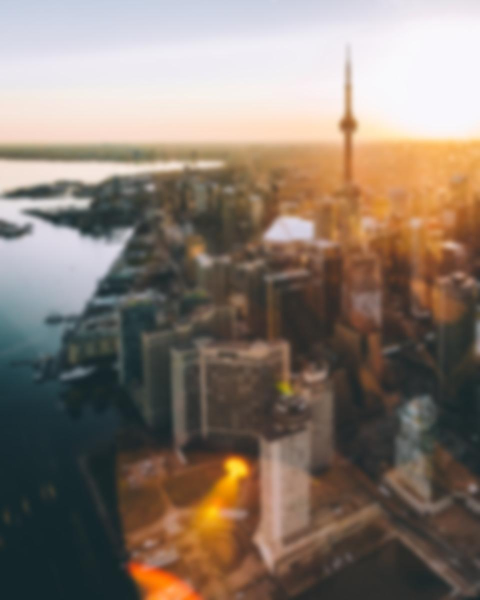
#> input picture Multiprocessing_in_python/processed/photo-1517935706615-2717063c2225.jpg, 960 x 1200 px, found by its file name (shown at 1/2 size)
$ python image_processing.py
#> lines starting #> are read from the running program, lines starting #| are printed output that depends on the picture
from PIL import Image, ImageFilter
import time

img_names = [
    'photo-1517935706615-2717063c2225.jpg',
    'photo-1583211237509-9d5d3bfcd07b.jpg',
    'photo-1582585861644-d275d5c108e0.jpg',
    'photo-1557978557-2068ea6a817e.jpg',
    'photo-1557978557-57231f2dbc36.jpg',
    'photo-1518378892156-2c6bb23677df.jpg',
    'photo-1508693926297-1d61ee3df82a.jpg',
    'photo-1588733103629-b77afe0425ce.jpg',
    'photo-1551009175-15bdf9dcb580.jpg',
    'photo-1490623970972-ae8bb3da443e.jpg',
]

t1 = time.perf_counter()

size = (1200,1200) #set image resize size

for img_name in img_names:
    img = Image.open(img_name)
#> img is the input picture: PIL image 960x1200 RGB; mean R, G, B 134.8, 121.2, 110
    img = img.filter(ImageFilter.GaussianBlur(15))
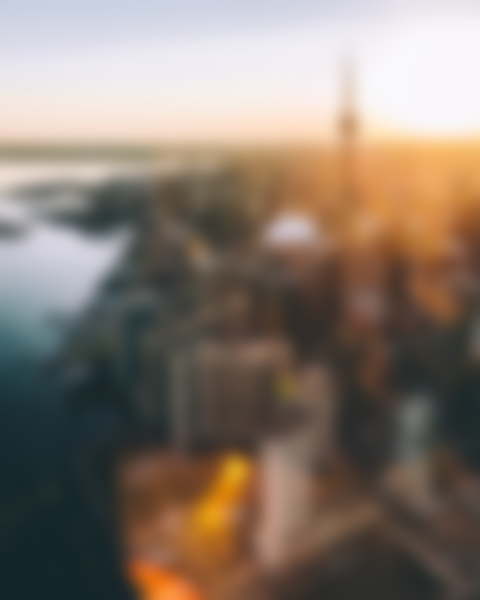
#> img: PIL image 960x1200 RGB (shown at 1/2 size); mean R, G, B 134.8, 121.2, 110
    img.thumbnail(size) #Resizing image
    img.save(f'processed/{img_name}')
    print(f'{img_name} was processed...')
#> pass 2 of the loop `for img_name in img_names:`:
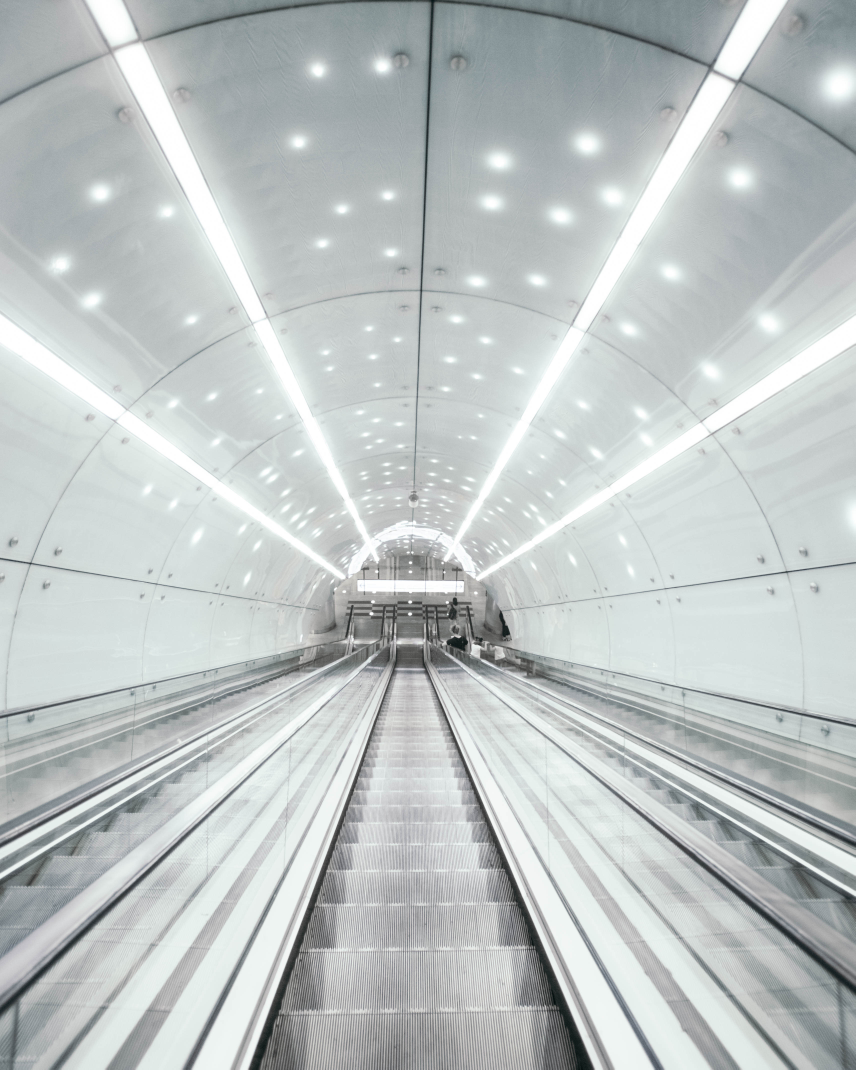
#> input picture Multiprocessing_in_python/photo-1583211237509-9d5d3bfcd07b.jpg, 3422 x 4277 px (shown at 1/4 size)
#> img is the input picture: PIL image 3422x4277 RGB; mean R, G, B 190.2, 196.4, 196.2
#> `img = img.filter(ImageFilter.GaussianBlur(15))`:
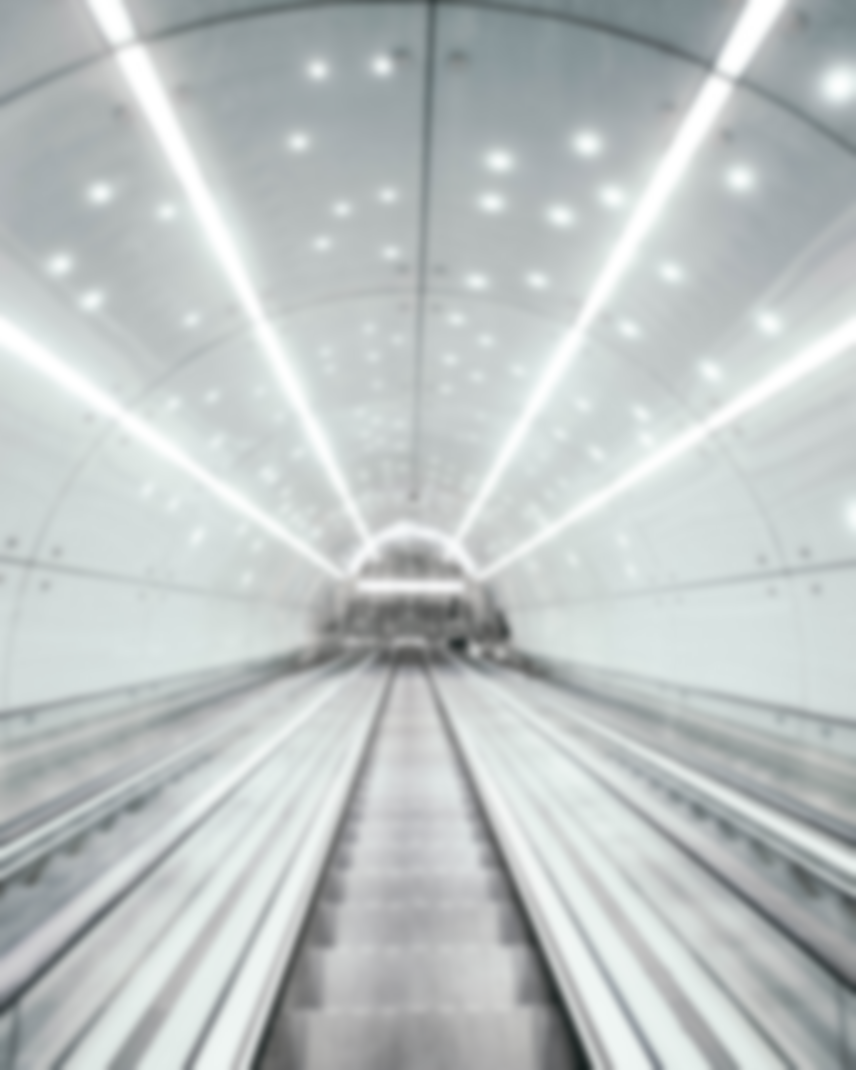
#> img: PIL image 3422x4277 RGB (shown at 1/4 size); mean R, G, B 190.2, 196.4, 196.2
#> pass 3 of the loop `for img_name in img_names:`:
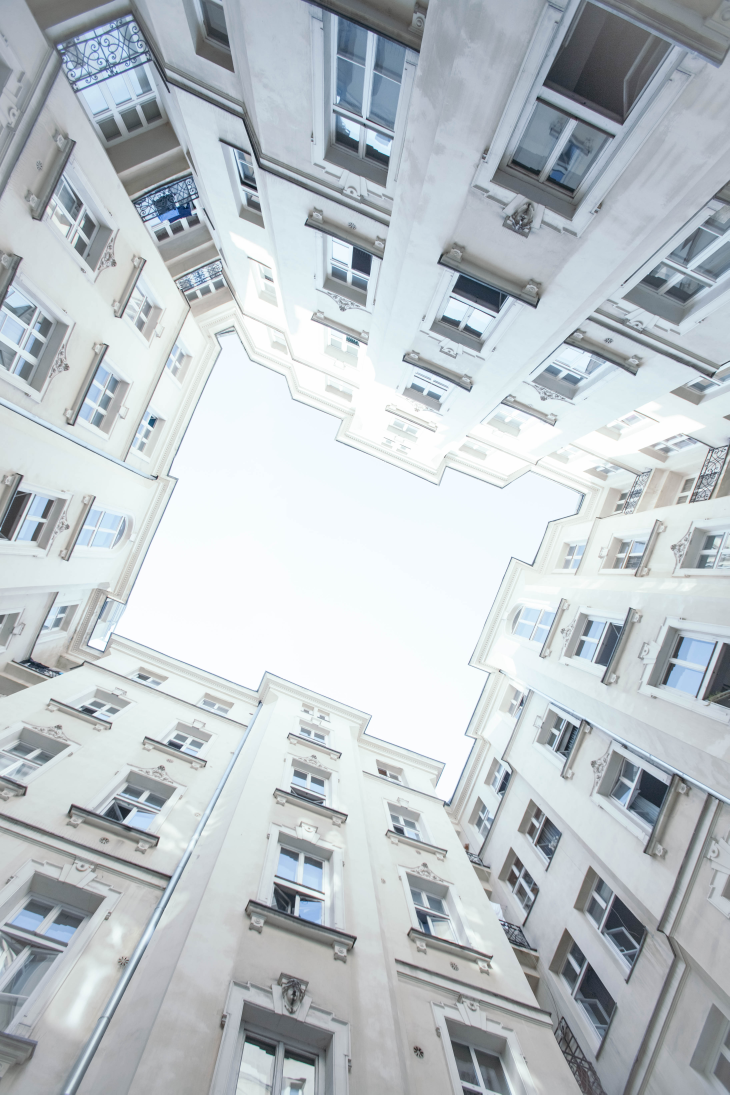
#> input picture Multiprocessing_in_python/photo-1582585861644-d275d5c108e0.jpg, 3648 x 5472 px (shown at 1/5 size)
#> img is the input picture: PIL image 3648x5472 RGB; mean R, G, B 188.7, 196.1, 200.6
#> `img = img.filter(ImageFilter.GaussianBlur(15))`:
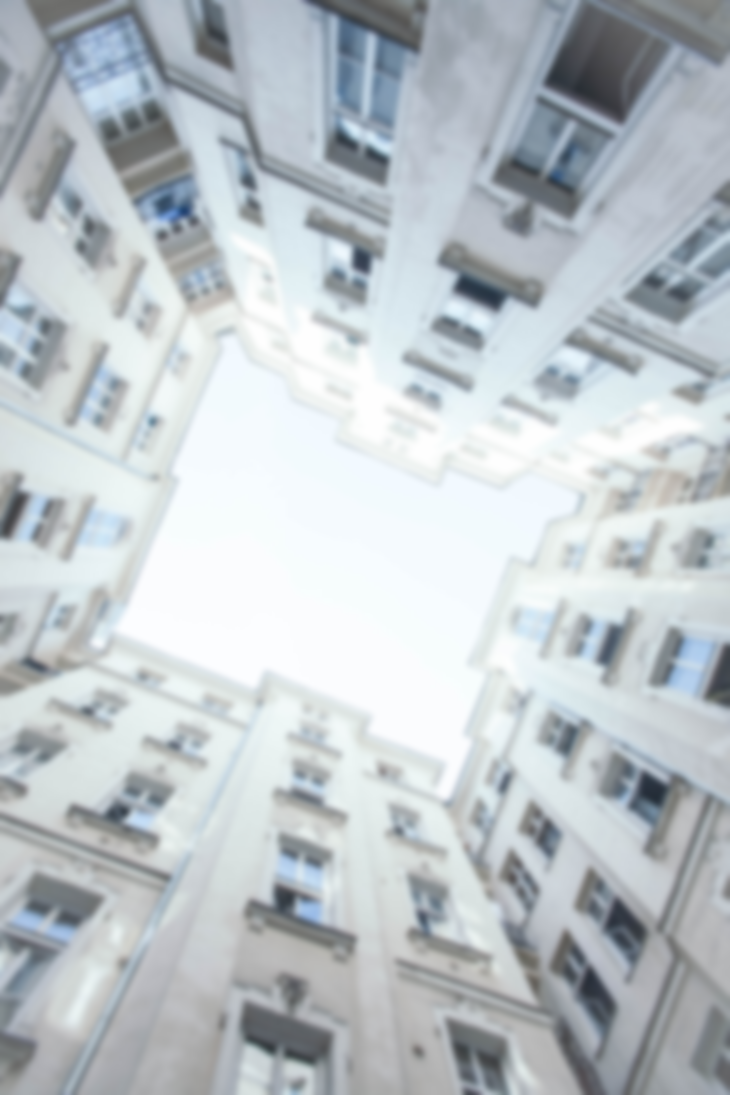
#> img: PIL image 3648x5472 RGB (shown at 1/5 size); mean R, G, B 188.7, 196.1, 200.7
#> `img.thumbnail(size)`:
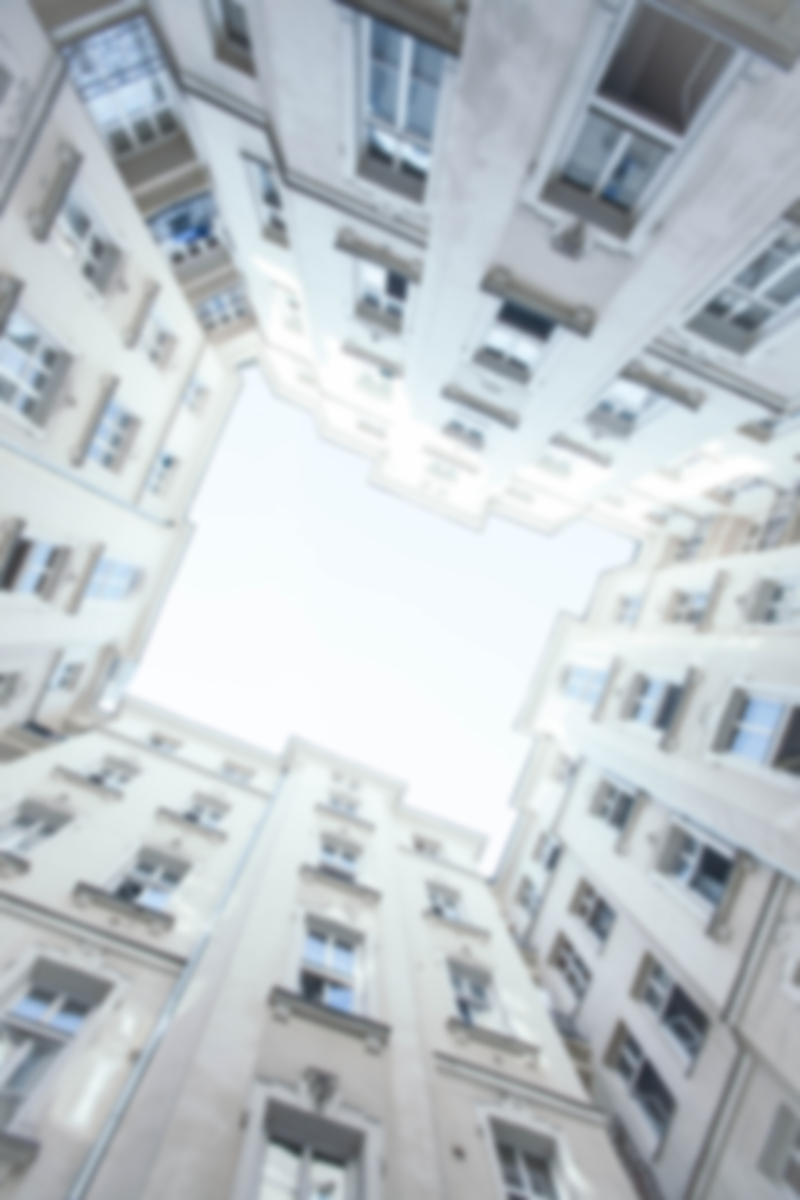
#> img: PIL image 800x1200 RGB; mean R, G, B 188.8, 196.2, 200.7
#> (the run stopped early here; a loop or call above may not have finished)
